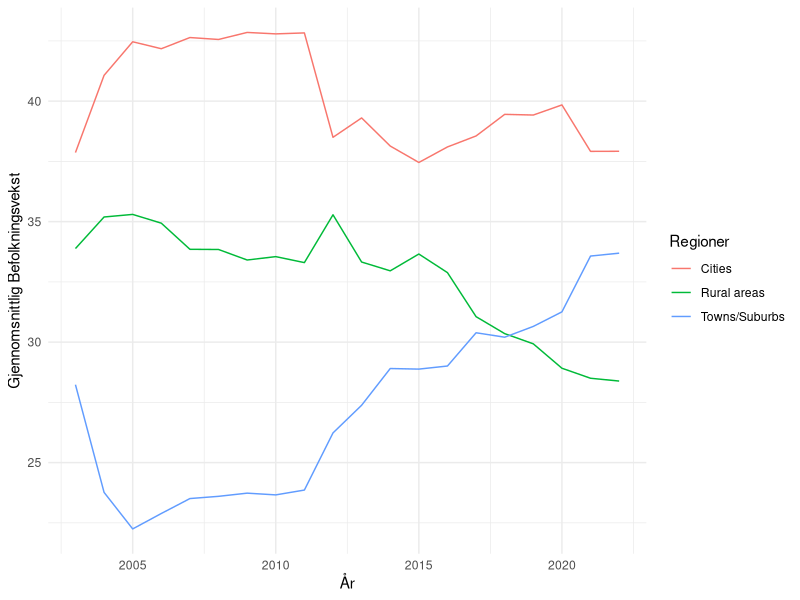
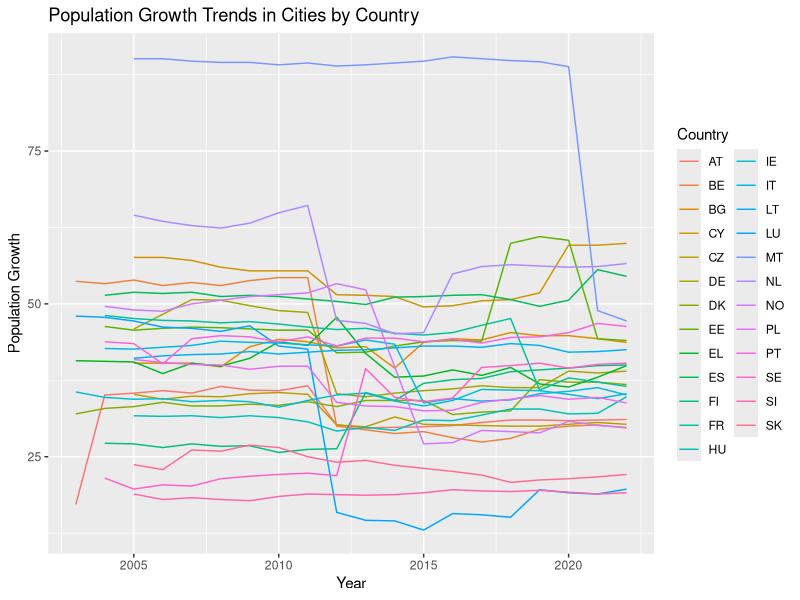
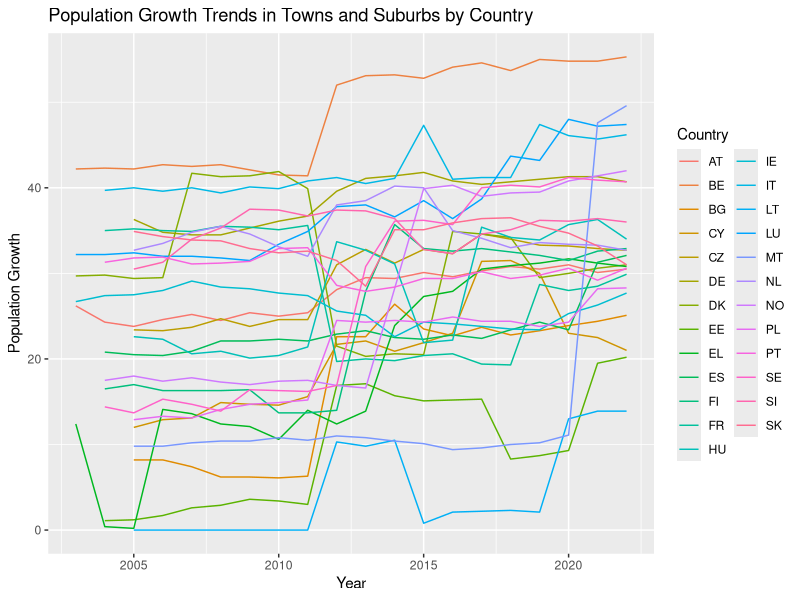
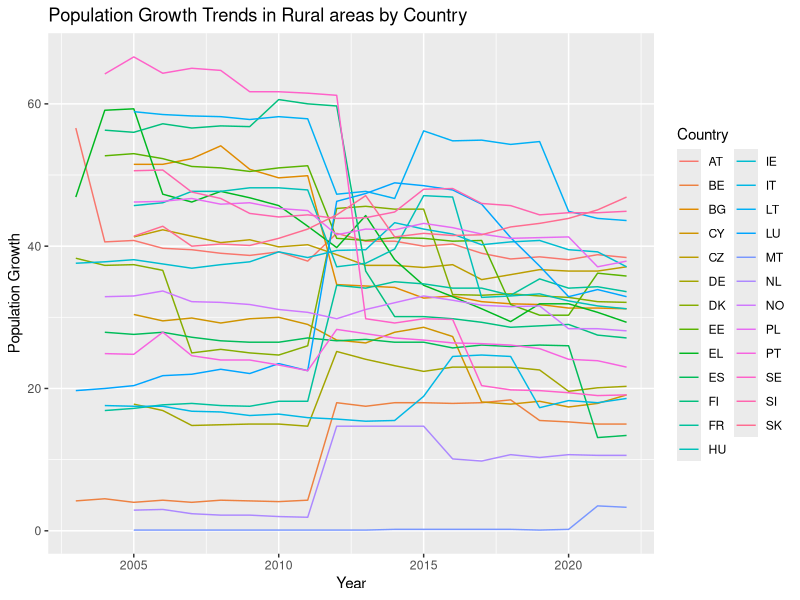
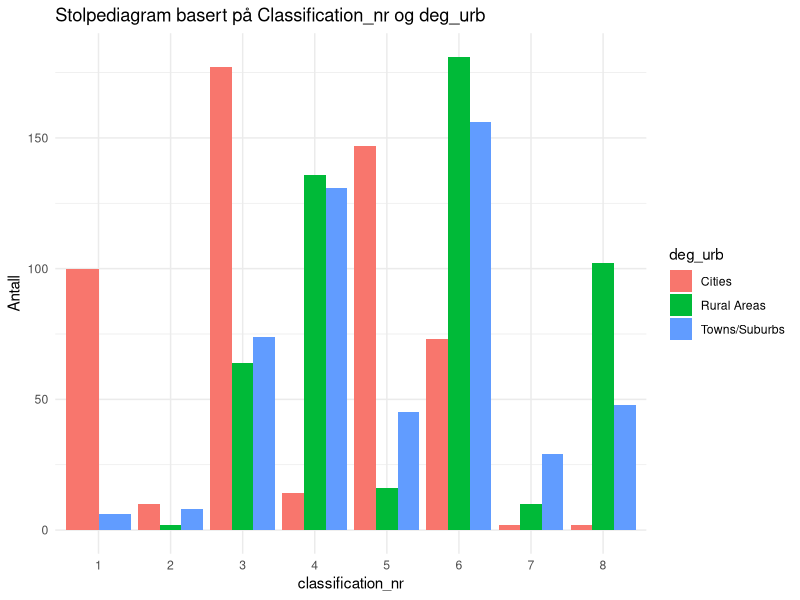
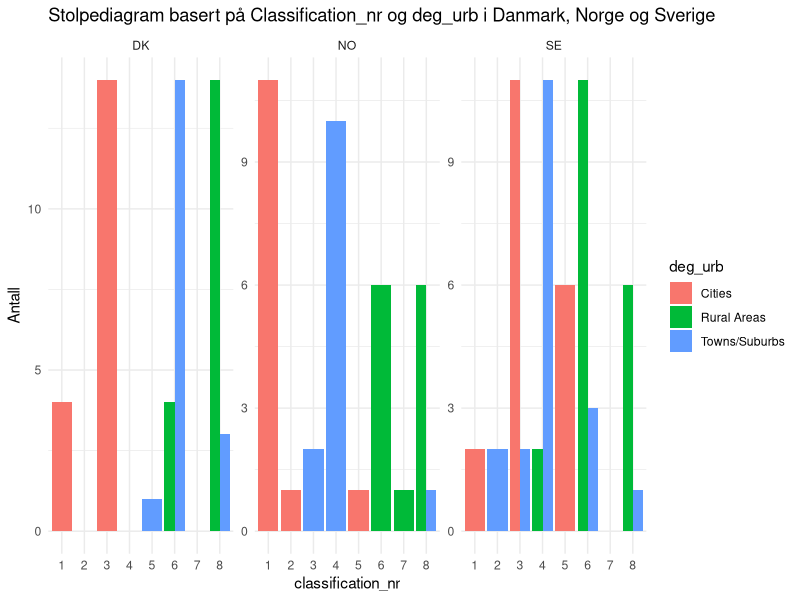
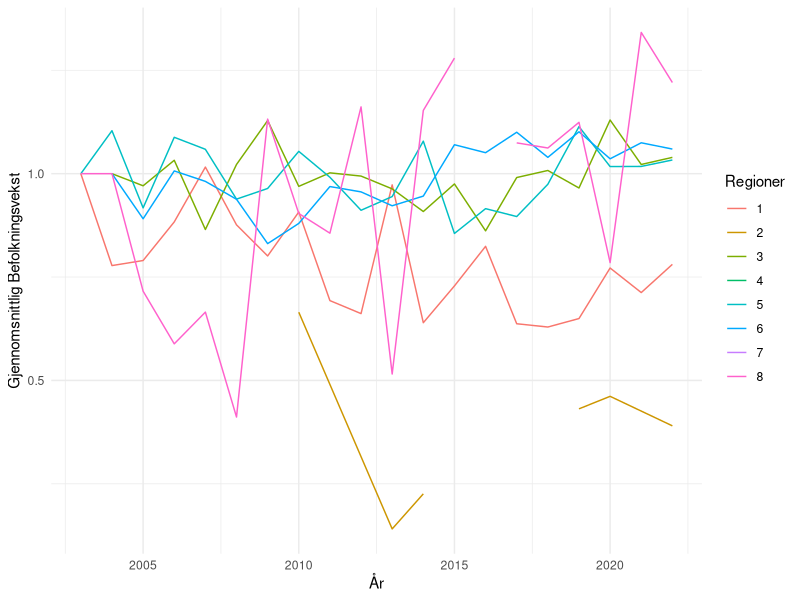
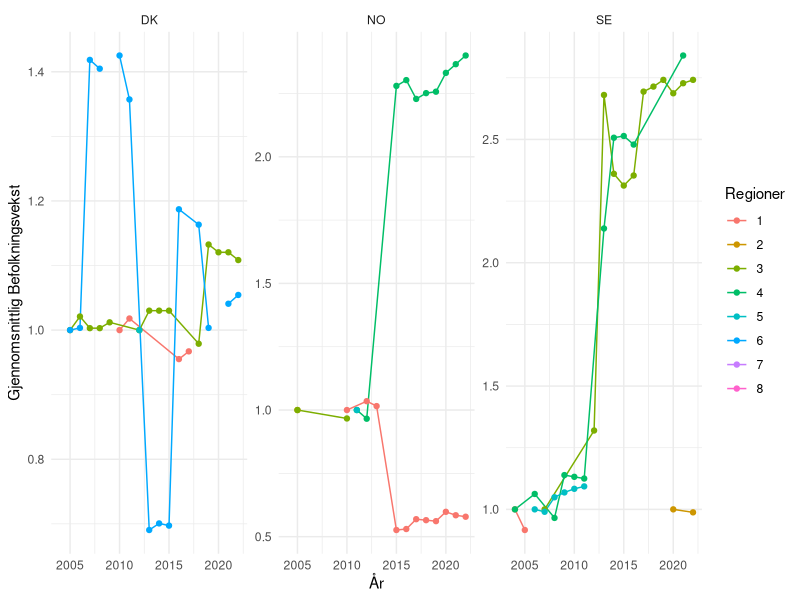

Generate these figures, in order, with R:
## ---- chunk 1
#| label: setup 
#| echo: false
#| output: false
#| message: false
library(tidyverse)
library(readxl)
library(dplyr)
library(ggplot2)
library(flextable)
## ---- chunk 2
#| echo: false
#| message: false
data <- read_csv("ilc_lvho01__custom_9371289_linear.csv") 
## ---- chunk 3
#| echo: false
data <- data |>
  select(geo, deg_urb, TIME_PERIOD, OBS_VALUE) |>
  filter(!(geo %in% c("LV", "MK", "HR", "RO", "RS", "CH", "AL", "IS"))) |>
  mutate(deg_urb = case_when(
    deg_urb == "DEG1" ~ "Cities",
    deg_urb == "DEG2" ~ "Towns/Suburbs",
    deg_urb == "DEG3" ~ "Rural areas"
  ))
## ---- chunk 4
#| echo: false
#| message: false
#| label: fig-gjsnitt-befolkning
#| fig-cap: "Gjennomsnittlig befolkningsvekst i perioden 2003-2022 fordelt på regioninndelingen cities, towns/suburbs og rural areas."

data %>%
  group_by(deg_urb, TIME_PERIOD) %>%
  summarise(mean_value = mean(OBS_VALUE)) %>%
  ggplot(aes(x = TIME_PERIOD, y = mean_value, color = deg_urb)) +
  geom_line() +
  labs(x = "År",
       y = "Gjennomsnittlig Befolkningsvekst",
       color = "Regioner") +
  theme_minimal()

## ---- chunk 5
#| echo: false
subset_deg1 <- data |> 
  filter(deg_urb == "Cities")
## ---- chunk 6
#| echo: false
#| label: tbl-summary-deg1
#| tbl-cap: "Deskriptiv statistikk for befolkning i `Cities´-regioner"
summary_deg1 <- subset_deg1 %>%
  summarise(
    min = min(OBS_VALUE),
    median = median(OBS_VALUE),
    mean = mean(OBS_VALUE),
    max = max(OBS_VALUE),
    variance = var(OBS_VALUE),
    std.dev = sd(OBS_VALUE)
  ) %>%
  flextable() |> 
  width(1, width = 3.5) |> 
  width(2, width = 1.5)

summary_deg1
## ---- chunk 7
#| echo: false
subset_deg2 <- data |> 
  filter(deg_urb == "Towns/Suburbs")
## ---- chunk 8
#| echo: false
#| label: tbl-summary-deg2
#| tbl-cap: "Deskriptiv statistikk for befolkning i `Towns and Suburbs´-regioner"
summary_deg2 <- subset_deg2 %>%
  summarise(
    min = min(OBS_VALUE),
    median = median(OBS_VALUE),
    mean = mean(OBS_VALUE),
    max = max(OBS_VALUE),
    variance = var(OBS_VALUE),
    std.dev = sd(OBS_VALUE)
  ) %>%
  flextable() |> 
  width(1, width = 3.5) |> 
  width(2, width = 1.5)

summary_deg2
## ---- chunk 9
#| echo: false
subset_deg3 <- data |> 
  filter(deg_urb == "Rural areas")
## ---- chunk 10
#| echo: false
#| label: tbl-summary-deg3
#| tbl-cap: "Deskriptiv statistikk for befolkning i `Rural areas´-regioner"
summary_deg3 <- subset_deg3 %>%
  summarise(
    min = min(OBS_VALUE),
    median = median(OBS_VALUE),
    mean = mean(OBS_VALUE),
    max = max(OBS_VALUE),
    variance = var(OBS_VALUE),
    std.dev = sd(OBS_VALUE)
  ) %>%
  flextable() |> 
  width(1, width = 3.5) |> 
  width(2, width = 1.5)

summary_deg3
## ---- chunk 11
#| echo: false
cities_plot <- data |> 
  filter(deg_urb == "Cities") |> 
  ggplot(aes(x = TIME_PERIOD, y = OBS_VALUE, color = geo)) +
  geom_line() +
  labs(title = "Population Growth Trends in Cities by Country",
       x = "Year",
       y = "Population Growth",
       color = "Country")

print(cities_plot)
## ---- chunk 12
#| echo: false
towns_suburbs_plot <- data |> 
  filter(deg_urb == "Towns/Suburbs") |> 
  ggplot(aes(x = TIME_PERIOD, y = OBS_VALUE, color = geo)) +
  geom_line() +
  labs(title = "Population Growth Trends in Towns and Suburbs by Country",
       x = "Year",
       y = "Population Growth",
       color = "Country")

print(towns_suburbs_plot)
## ---- chunk 13
#| echo: false
rural_plot <- data |> 
  filter(deg_urb == "Rural areas") |> 
  ggplot(aes(x = TIME_PERIOD, y = OBS_VALUE, color = geo)) +
  geom_line() +
  labs(title = "Population Growth Trends in Rural areas by Country",
       x = "Year",
       y = "Population Growth",
       color = "Country")

print(rural_plot)
## ---- chunk 14
#| echo: false
#| message: false
data1 <- arbeidskraft <- read_csv("arbeidskraft.csv") |> 
  select(arbeidsvekst = OBS_VALUE, geo, age, deg_urb, TIME_PERIOD)

data2 <- arbeidsledighet1 <- read_csv("arbeidsledighet1.csv") |> 
  select(arbeidsledig = OBS_VALUE, geo,age, deg_urb, TIME_PERIOD)

data3 <- huspris <- read_csv("huspris.csv") |> 
  select(huspris = OBS_VALUE, geo, deg_urb, TIME_PERIOD)
## ---- chunk 15
#| echo: false
arbeidsvekst <- data1 |>
  filter(age == "Y15-64") |>
  mutate(deg_urb = case_when(
    deg_urb == "DEG1" ~ "Cities",
    deg_urb == "DEG2" ~ "Towns/Suburbs",
    deg_urb == "DEG3" ~ "Rural Areas",
    TRUE ~ as.character(deg_urb)  # Beholder andre verdier uendret
  ))
## ---- chunk 16
#| echo: false
arbeidsledige <- data2 |> 
  filter(age == "Y15-64") |>
  mutate(deg_urb = case_when(
    deg_urb == "DEG1" ~ "Cities",
    deg_urb == "DEG2" ~ "Towns/Suburbs",
    deg_urb == "DEG3" ~ "Rural Areas",
    TRUE ~ as.character(deg_urb)  # Beholder andre verdier uendret
  ))
## ---- chunk 17
#| echo: false
huspris <- data3 |> 
  mutate(deg_urb = case_when(
    deg_urb == "DEG1" ~ "Cities",
    deg_urb == "DEG2" ~ "Towns/Suburbs",
    deg_urb == "DEG3" ~ "Rural Areas",
    TRUE ~ as.character(deg_urb)  # Beholder andre verdier uendret
  ))
## ---- chunk 18
#| echo: false
join <- arbeidsvekst |> 
  left_join(arbeidsledige, join_by(geo, TIME_PERIOD, deg_urb))

join1 <- join |> 
  left_join(huspris, join_by(geo, TIME_PERIOD, deg_urb))

maindata <- join1 |> 
  left_join(data, join_by(geo, TIME_PERIOD, deg_urb))
## ---- chunk 19
#| echo: false
maindata <- maindata %>%
  group_by(geo, TIME_PERIOD) %>%
  mutate(arb.ledig.geo.mean = mean(arbeidsledig, na.rm = TRUE), huspris.geo.mean = mean(huspris, na.rm = TRUE), arb.vekst.geo.mena = mean(arbeidsvekst, na.rm = TRUE))

## ---- chunk 20
#| echo: false
maindata <- maindata %>%
  mutate(classification = case_when(
    arbeidsledig > arb.ledig.geo.mean & arbeidsvekst > arb.vekst.geo.mena & huspris > huspris.geo.mean ~ "1.høy arbeisledighet, høy arbeidsvekst, høy huspris",
    arbeidsledig > arb.ledig.geo.mean & arbeidsvekst > arb.vekst.geo.mena & huspris <= huspris.geo.mean ~ "2.høy arbeisledighet, høy arbeidsvekst, lav huspris",
    arbeidsledig > arb.ledig.geo.mean & arbeidsvekst <= arb.vekst.geo.mena & huspris > huspris.geo.mean ~ "3.høy arbeisledighet, lav arbeidsvekst, høy huspris",
    arbeidsledig > arb.ledig.geo.mean & arbeidsvekst <= arb.vekst.geo.mena & huspris <= huspris.geo.mean ~ "4.høy arbeisledighet, lav arbeidsvekst, lav huspris",
    arbeidsledig <= arb.ledig.geo.mean & arbeidsvekst > arb.vekst.geo.mena & huspris > huspris.geo.mean ~ "5.lav arbeisledighet, høy arbeidsvekst, høy huspris",
    arbeidsledig <= arb.ledig.geo.mean & arbeidsvekst > arb.vekst.geo.mena & huspris <= huspris.geo.mean ~ "6.lav arbeisledighet, høy arbeidsvekst, lav huspris",
    arbeidsledig <= arb.ledig.geo.mean & arbeidsvekst <= arb.vekst.geo.mena & huspris > huspris.geo.mean ~ "7.lav arbeisledighet, lav arbeidsvekst, høy huspris",
    arbeidsledig <= arb.ledig.geo.mean & arbeidsvekst <= arb.vekst.geo.mena & huspris <= huspris.geo.mean ~ "8. lav arbeisledighet, lav arbeidsvekst, lav huspris")
  )  %>%
  filter(!is.na(classification))
## ---- chunk 21
#| echo: false
maindata <- maindata %>%
  mutate(classification_nr = case_when(
    arbeidsledig > arb.ledig.geo.mean & arbeidsvekst > arb.vekst.geo.mena & huspris > huspris.geo.mean ~ "1",
    arbeidsledig > arb.ledig.geo.mean & arbeidsvekst > arb.vekst.geo.mena & huspris <= huspris.geo.mean ~ "2",
    arbeidsledig > arb.ledig.geo.mean & arbeidsvekst <= arb.vekst.geo.mena & huspris > huspris.geo.mean ~ "3",
    arbeidsledig > arb.ledig.geo.mean & arbeidsvekst <= arb.vekst.geo.mena & huspris <= huspris.geo.mean ~ "4",
    arbeidsledig <= arb.ledig.geo.mean & arbeidsvekst > arb.vekst.geo.mena & huspris > huspris.geo.mean ~ "5",
    arbeidsledig <= arb.ledig.geo.mean & arbeidsvekst > arb.vekst.geo.mena & huspris <= huspris.geo.mean ~ "6",
    arbeidsledig <= arb.ledig.geo.mean & arbeidsvekst <= arb.vekst.geo.mena & huspris > huspris.geo.mean ~ "7",
    arbeidsledig <= arb.ledig.geo.mean & arbeidsvekst <= arb.vekst.geo.mena & huspris <= huspris.geo.mean ~ "8")
  )  %>%
  filter(!is.na(classification)) 
## ---- chunk 22
#| echo: false
#| label: fig-stolpediagram
#| fig-cap: "Stolpediagram basert på klassifiseringe og regioninndeling."
# Lag stolpediagram
stolpediagram <- ggplot(maindata, aes(x = as.factor(classification_nr), fill = deg_urb)) +
  geom_bar(position = "dodge", stat = "count") +
  labs(title = "Stolpediagram basert på Classification_nr og deg_urb",
       x = "classification_nr",
       y = "Antall") +
  theme_minimal()

# Vis stolpediagrammet
print(stolpediagram)
## ---- chunk 23
#| echo: false
#| label: fig-stolpediagram2
#| fig-cap: "Stolpediagram basert på klassifiseringe og regioninndeling i Danmark, Norge og Sverige."
stolpediagram_facet <- ggplot(filter(maindata, geo %in% c("NO", "SE", "DK")), aes(x = as.factor(classification_nr), fill = deg_urb)) +
  geom_bar(position = "dodge", stat = "count") +
  labs(title = "Stolpediagram basert på Classification_nr og deg_urb i Danmark, Norge og Sverige ",
       x = "classification_nr",
       y = "Antall") +
  theme_minimal() +
  facet_wrap(~ geo, scales = "free_y")

# Vis stolpediagrammet med faceting
print(stolpediagram_facet)

## ---- chunk 24
#| echo: false
#| label: fig-linjediagram
#| fig-cap: "Linjediagram basert på urbaniseringsgrad og gjennomsnittlig befolkningsvekst"
maindata %>%
  group_by(classification_nr, TIME_PERIOD) %>%
  summarise(mean_value = mean(OBS_VALUE, na.rm = TRUE)) %>%
    mutate(demeaned_value = mean_value/first(mean_value)) %>%
  ggplot(aes(x = TIME_PERIOD, y = demeaned_value, color = classification_nr)) +
  geom_line() +
  labs(x = "År",
       y = "Gjennomsnittlig Befolkningsvekst",
       color = "Regioner") +
  theme_minimal()
## ---- chunk 25
#| echo: false
#| label: fig-skandinavia
#| fig-cap: "Gjennomnittlig befolkningsvekst i skandinavia"

maindata %>%
  filter(geo %in% c("DK", "NO", "SE")) %>%
  group_by(geo, classification_nr, TIME_PERIOD) %>%
  summarise(mean_value = mean(OBS_VALUE, na.rm = TRUE)) %>%
  mutate(demeaned_value = mean_value / first(mean_value)) %>%
  ggplot(aes(x = TIME_PERIOD, y = demeaned_value, color = classification_nr)) +
  geom_line() +
  geom_point() +
  labs(x = "År",
       y = "Gjennomsnittlig Befolkningsvekst",
       color = "Regioner") +
  theme_minimal() +
  facet_wrap(~geo, scales = "free_y")
